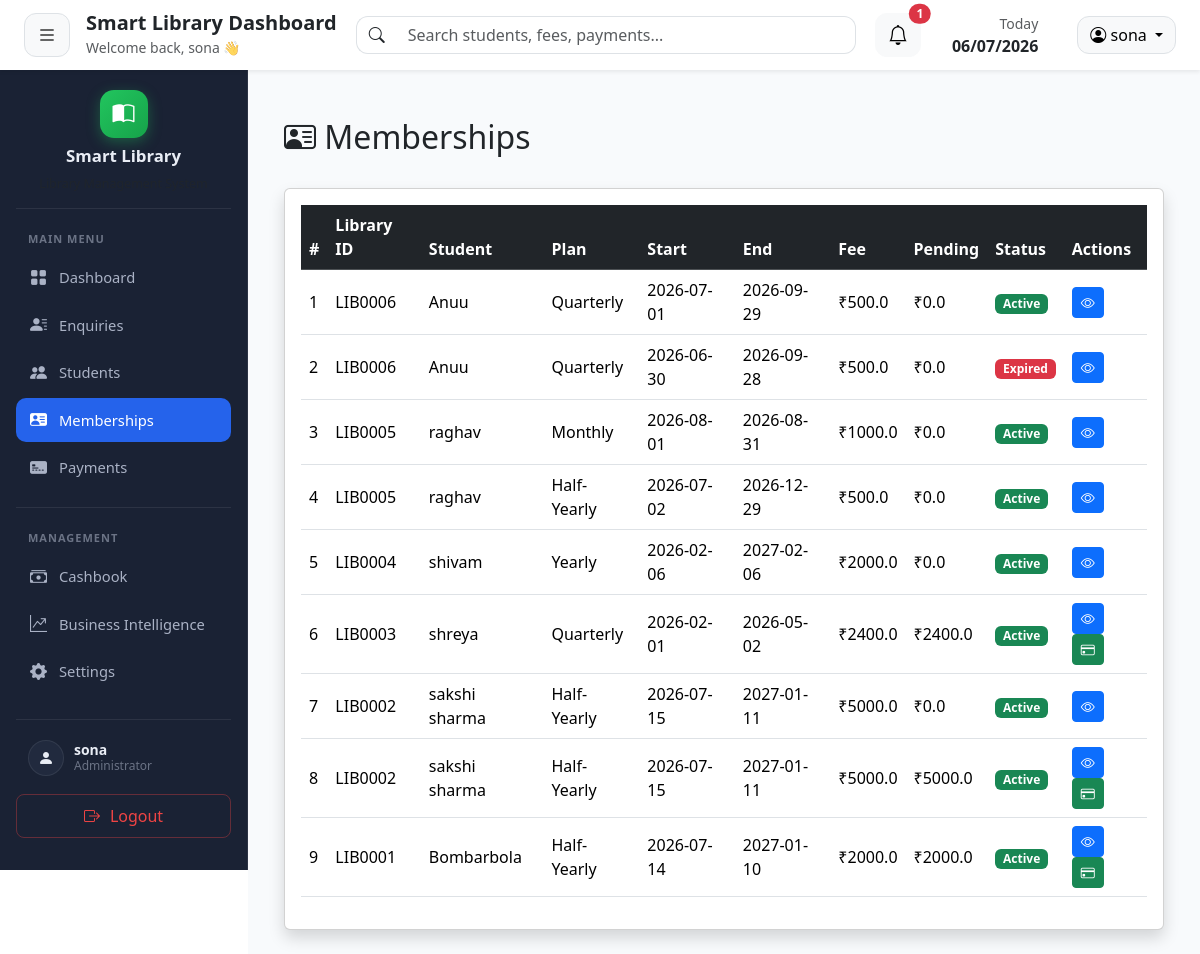
Page /memberships/ (signed in) on the earlier database version.
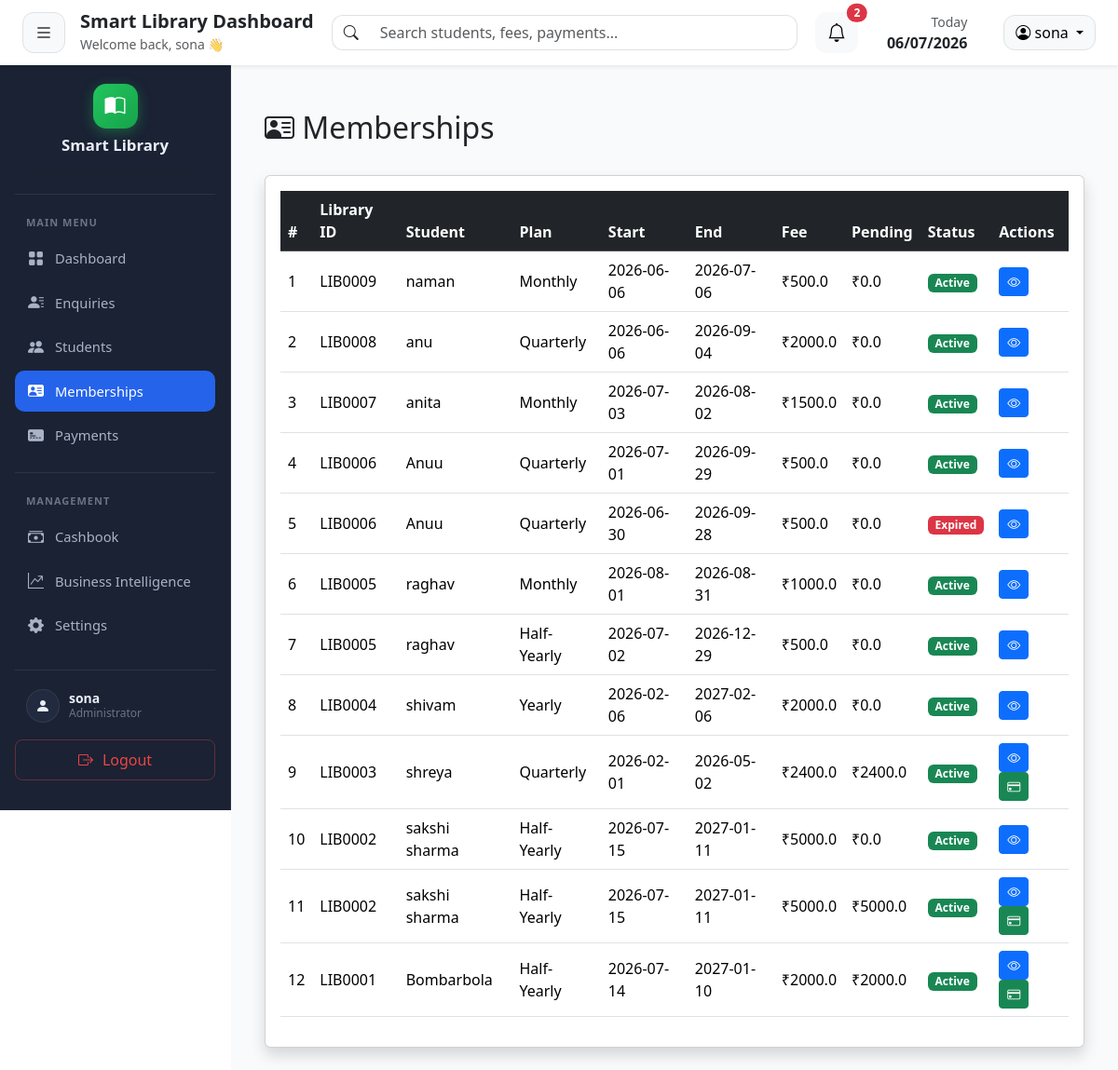
Same page on the later database version.
### tables this page shows
CREATE TABLE memberships (
    membership_id INTEGER PRIMARY KEY AUTOINCREMENT,
    student_id INTEGER NOT NULL,
    plan_name TEXT NOT NULL,
    joining_date DATE NOT NULL,
    duration_days INTEGER ,
    end_date DATE NOT NULL,
    total_fee REAL NOT NULL,
    paid_amount REAL DEFAULT 0,
    pending_amount REAL DEFAULT 0,
    remarks TEXT,
    membership_status TEXT DEFAULT 'Active',

    created_at TIMESTAMP DEFAULT CURRENT_TIMESTAMP,

    FOREIGN KEY(student_id)
    REFERENCES students(student_id)
);

CREATE TABLE "students" (
                student_id  INTEGER PRIMARY KEY AUTOINCREMENT,
                admin_id    INTEGER NOT NULL DEFAULT 1,
                enquiry_id  INTEGER,
                full_name   TEXT NOT NULL,
                mobile      TEXT NOT NULL,
                address     TEXT,
                id_proof    TEXT,
                purpose     TEXT,
                shift       TEXT,
                join_date   DATE,
                status      TEXT DEFAULT 'Active',
                created_at  TIMESTAMP DEFAULT CURRENT_TIMESTAMP,
                UNIQUE(mobile, admin_id)
            );

### routes/membership.py (the view)
@membership_bp.route("/")
def index():
    if "admin_id" not in session:
        return redirect("/")
    admin_id = session["admin_id"]
    conn = get_connection()
    cursor = conn.cursor()
    cursor.execute("""
        SELECT m.*, s.full_name, s.mobile
        FROM memberships m
        INNER JOIN students s ON m.student_id = s.student_id
        WHERE s.admin_id = ?
        ORDER BY m.membership_id DESC
    """, (admin_id,))
    memberships = cursor.fetchall()
    conn.close()
    return render_template("memberships/index.html", memberships=memberships)

### database/db.py (called while the page is built)
def get_connection():
    connection = sqlite3.connect(DATABASE_PATH)
    connection.row_factory = sqlite3.Row
    return connection

### templates/memberships/index.html (shortened to what this page needs)
{% extends "layouts/base.html" %}
{% block content %}
<div class="container-fluid mt-4">
    <div class="d-flex justify-content-between align-items-center mb-4">
        <h2><i class="bi bi-person-vcard"></i> Memberships</h2>
    </div>
    <div class="card shadow">
        <div class="card-body">
            <table class="table table-hover align-middle">
                <thead class="table-dark">
                    <tr>
                        <th>#</th>
                        <th>Library ID</th>
                        <th>Student</th>
                        <th>Plan</th>
                        <th>Start</th>
                        <th>End</th>
                        <th>Fee</th>
                        <th>Pending</th>
                        <th>Status</th>
                        <th>Actions</th>
                    </tr>
                </thead>
                <tbody>
                {% for m in memberships %}
                <tr>
                    <td>{{ loop.index }}</td>
                    <td>LIB{{ "%04d"|format(m.student_id) }}</td>
                    <td>{{ m.full_name }}</td>
                    <td>{{ m.plan_name }}</td>
                    <td>{{ m.joining_date }}</td>
                    <td>{{ m.end_date }}</td>
                    <td>₹{{ m.total_fee }}</td>
                    <td>₹{{ m.pending_amount }}</td>
                    <td>
                        {% if m.membership_status == "Active" %}
                        <span class="badge bg-success">Active</span>
                        {% else %}
                        <span class="badge bg-danger">Expired</span>
                        {% endif %}
                    </td>
                    <td>
                        <a href="{{ url_for('student.view', student_id=m.student_id) }}" class="btn btn-sm btn-primary">
                            <i class="bi bi-eye"></i>
                        </a>
                        {% if m.pending_amount > 0 %}
                        <a href="{{ url_for('payment.collect', membership_id=m.membership_id) }}" class="btn btn-sm btn-success">
                            <i class="bi bi-credit-card"></i>
                        </a>
                        {% endif %}
                    </td>
                </tr>
                {% else %}
                <tr>
                    <td colspan="10" class="text-center text-muted">No memberships found.</td>
                </tr>
                {% endfor %}
                </tbody>
            </table>
        </div>
    </div>
</div>
{% endblock %}

Differences in the rows shown:
added memberships: student_id "0009", full_name "naman", plan_name "Monthly", joining_date "2026-06-06", end_date "2026-07-06", total_fee "500.0", pending_amount "0.0", membership_status "Active"
added memberships: student_id "0008", full_name "anu", plan_name "Quarterly", joining_date "2026-06-06", end_date "2026-09-04", total_fee "2000.0", pending_amount "0.0", membership_status "Active"
added memberships: student_id "0007", full_name "anita", plan_name "Monthly", joining_date "2026-07-03", end_date "2026-08-02", total_fee "1500.0", pending_amount "0.0", membership_status "Active"
Other differences:
{{ counts.total }}: "1" → "2"
